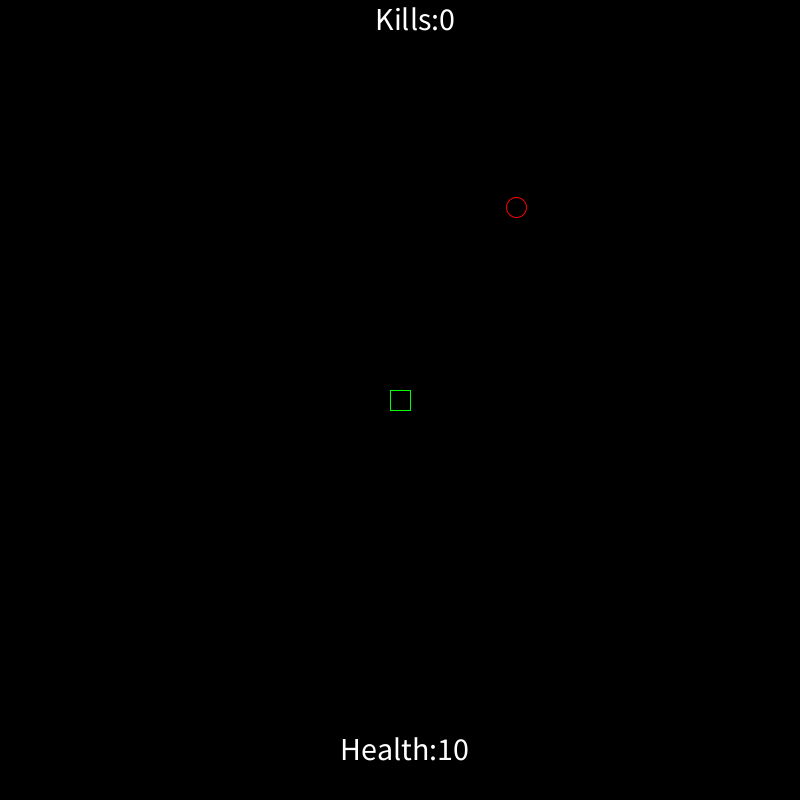
Frame 1 (no input)
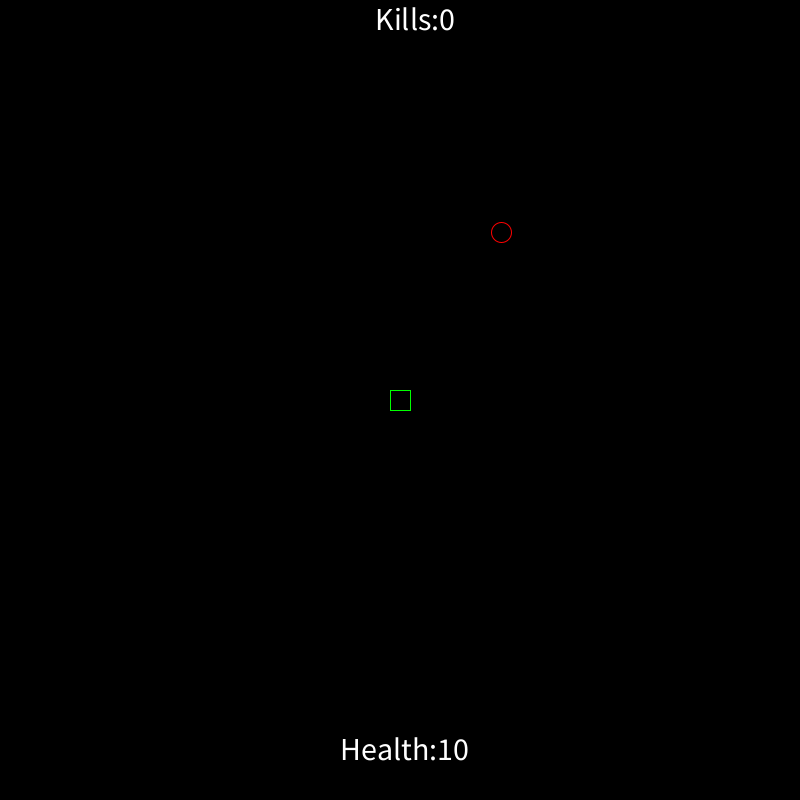
Frame 60 (the mouse pressed at the canvas centre just before this capture)
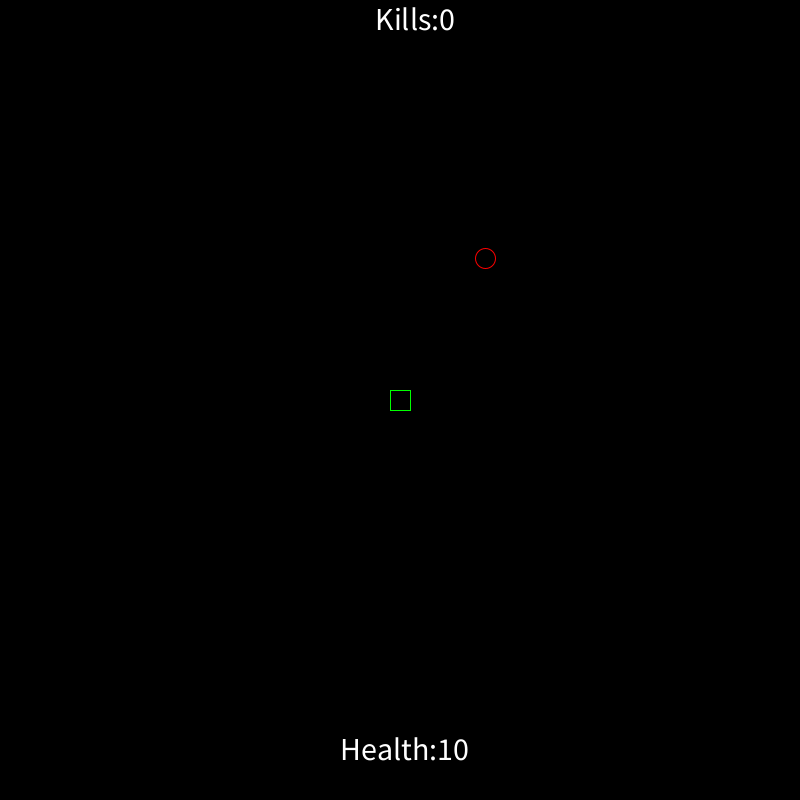
Frame 120 (the mouse held since frame 60 and released just before this capture)

The Processing sketch that drew these frames (run headless with seeded random() and noise(); from frame 60 on, the mouse is pressed at the canvas centre):

// Processing sketch: processing_99434
// ── processing_99434.pde

class Bot {
  private float x = 0;
  private float r = 0;
  private float y = 0;
  private float coeff = 0.5 + 0.01*kills;

  Bot() {
    x = (int)random(800);
    y = (int)random(800);
  }

  public void calcposn(int y, int x) {
    r = atan2(y-this.y, x - this.x);
    this.x += coeff*cos(r);
    this.y += coeff*sin(r);
    //    if (x < mouseX) {
    //      x++;
    //    }
    //    if (y > mouseY) {
    //      y--;
    //    }
    //    if (y < mouseY) {
    //      y++;
    //    }
    //    if (x > mouseX ) {
    //      x--;
  }
  void display() {
    stroke(255, 0, 0);
    noFill();
    ellipseMode(CENTER);
    ellipse(x, y, 20, 20);
  }
  int getX() {
    return (int) x;
  }

  int getY() {
    return (int) y;
  }
}
class Botshooter {
  private int health = 10;
  private float x = 0;
  private float r = 0;
  private float y = 0;
  private int radius2 = 20;
  protected int heighta1 = 0;
  protected int widtha1 = 0;
  private boolean opmode = false;

  Botshooter(int x, int y) {
    this.health = 10;
    this.x = x;
    this.y = y;
    this.heighta1 = y*2;
    this.widtha1 = x*2;
  }
  void mousePressed() {
    firebullet(this.getX(), this.getY(), mouseX, mouseY);
  }
  void keyPressed() {
    //println(5);
    if (key == 'a' || key == 'A') {
      // println(5);
      x-=20;
    }
    if (key == 'd' || key == 'D') {
      x+=20;
    }
    if (key == 'w' || key == 'W') {
      y-=20;
    }
    if (key == 's' || key == 'S') {
      y+=20;
    }
    if (key == 'z' || key == 'Z') {
      opmode = !opmode;
    }
  }

  void display() {//int y, int x) {
    if (opmode == true) {
      stroke((int)random(255), (int)random(255), (int)random(255));
    }
    else {
      stroke(0, 255, 0);
    }
    noFill();
    rectMode(CENTER);
    fixposn();
    rect(x, y, radius2, radius2);
  }

  int getX() {
    return (int) x;
  }

  int getY() {
    return (int) y;
  }

  void fixposn() {
    if (this.x > widtha1) {
      this.x %= widtha1;
    }
    if (this.y > heighta1) {
      this.y %= heighta1;
    }
    if (this.y < 0) {
      y = heighta1;
    }
    if (this.x < 0) {
      x = widtha1;
    }
  }
  int getRadius(){
    return radius2;
  }
  void firebullet(int x, int y, int x1, int y1) {
    if (bulletlist.size() < 1) {
      bulletlist.add(new Bullet(x, y, x1, y1));
    }
  }
  void damaged(){
    health--;
  }
  int getHealth(){
    return health;
  }
}
class Bullet {
  private float x = 0;
  private float y = 0;
  private float x1 = 0;
  private float y1 = 0;
  private float radius1 = 10;
  private boolean selfdestruct = false;

  Bullet(float x, float y, float x1, float y1) {
    this.x = x;
    this.y = y;
    this.x1 = x1;
    this.y1 = y1;
  }

  public void calcposn() {
    this.x += 0.75*(x1 - x)/70;
    this.y += 0.75*(y1 - y)/70;
    if (x1 + 10 >= x && x1 - 10 <= x && y1 + 10 >= y && y1 - 10 <= y) {
      if (radius1 >= 50) {
        selfdestruct = true;
      }
      else {
        radius1++;
      }
    }
  }
  void display() {
    stroke((int)random(255), (int)random(255), (int)random(255));
    noFill();
    ellipseMode(CENTER);
    ellipse(x, y, radius1, radius1);
  }
  boolean getSelfdestruct() {
    return selfdestruct;
  }
  void explode() {
    radius1++;
    if (radius1 == 30) {
    }
  }
  int getX() {
    return (int) x;
  }
  float getRadius() {
    return radius1;
  }
  int getY() {
    return (int) y;
  }
}
//fields
int time = 0;
int framespersecond = 200;
int timeconstant = framespersecond*3;
ArrayList <Bot> botbot;
ArrayList <Bullet> bulletlist;
Botshooter bs;
int kills = 0;

//methods
void setup() {
  size(800, 800);
  background(0);
  frameRate(framespersecond);
  //println(5);
  botbot = new ArrayList <Bot>();
  botbot.add(new Bot());
  bs = new Botshooter(width/2, height/2);
  bulletlist = new ArrayList <Bullet> ();
}

void draw() {
  background(0);
  fill(255);
  textSize(32);
  if(bs.getHealth() <= 0){
    textSize(84);
    text("THE GAME IS OVER", 20, 400);
  }else{
    text("Kills:" + kills, (width - 50)/2, 30);
    text("Health:" + bs.getHealth(), (width - 120)/2, 760);
    bs.display();// height, width);
    if (time < timeconstant) {
      time++;
    }
    else {
      time = 0;
      botbot.add(new Bot());
    } 
    for (int j = 0; j < botbot.size(); j++) {
      (botbot.get(j)).calcposn(bs.getY(), bs.getX());
      (botbot.get(j)).display();
    }  
    for (int k = 0; k < bulletlist.size(); k++) {
      (bulletlist.get(k)).calcposn();
      (bulletlist.get(k)).display();
      if ((bulletlist.get(k)).getX() > width || (bulletlist.get(k)).getY() > height || (bulletlist.get(k)).getX() <= 0 || (bulletlist.get(k)).getY() < 0) {
        bulletlist.remove(k);
        k--;
      }
      if (bulletlist.get(k).getSelfdestruct() == true) {
        bulletlist.remove(k);
        k--;
      }
    }
    for (int i = 0; i < botbot.size(); i++) {
      for (int j = 0; j < bulletlist.size(); j++) {
        if (bulletlist.get(j).getX() + bulletlist.get(j).getRadius() > botbot.get(i).getX() && bulletlist.get(j).getX() - bulletlist.get(j).getRadius() < botbot.get(i).getX() && bulletlist.get(j).getY() + bulletlist.get(j).getRadius() > botbot.get(i).getY() && bulletlist.get(j).getY() - bulletlist.get(j).getRadius() < botbot.get(i).getY()) {
          botbot.remove(i);
          kills++;
          i--;
        }
      }
    }
    for (int i = 0; i < botbot.size(); i++) {
    if (bs.getX() + bs.getRadius()/2 > botbot.get(i).getX() && bs.getX() - bs.getRadius()/2 < botbot.get(i).getX() && bs.getY() + bs.getRadius()/2 > botbot.get(i).getY() && bs.getY() + bs.getRadius()/2 > botbot.get(i).getY()) {
        botbot.remove(i);
        i--;
        bs.damaged();
      }
    }
  }
}


  void mousePressed() {
    bs.mousePressed();
  }

  void keyPressed() {
    bs.keyPressed();
  }
